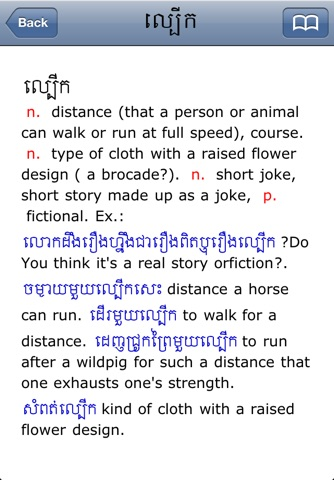
#> input picture data/images/Khmer+English_text.png, 334 x 480 px; its folder holds only this picture in this run
$ python khmer_handwriting_benchmark.py --image ../../data/images/Khmer+English_text.png
#> lines starting #> are read from the running program, lines starting #| are printed output that depends on the picture; after the words box and inside, x2 and y2 are one past the last pixel; in counts of white or black regions, pixels touching at a corner belong together
### src/document_processing/ocr/preprocess.py
# src/document_processing/ocr/preprocess.py
import time
from pathlib import Path
from typing import Dict, Optional, Tuple

import cv2
import numpy as np

from common.logger import document_logger
#> in generate_variants, src is the input picture: shape (480, 334, 3); mean B, G, R 231.9, 227, 225.5


def _safe_write(debug_dir: Optional[str], name: str, img):
    if debug_dir:
        Path(debug_dir).mkdir(parents=True, exist_ok=True)
        cv2.imwrite(str(Path(debug_dir) / name), img)


# [110 lines left out: functions _log_step_time, _timed_step, preprocess_pipeline, preprocess_for_paddle, not called in this run]


# -----------------------------
# Tesseract preprocessing (STRONG)
# -----------------------------
def _compute_skew_angle_from_binary(binary_inv: np.ndarray) -> float:
    """
    binary_inv: text=255, bg=0
    returns small angle in degrees
    """
    pts = cv2.findNonZero(binary_inv)
    if pts is None:
        return 0.0

    rect = cv2.minAreaRect(pts)
    angle = rect[-1]  # [-90, 0)
    if angle < -45:
        angle = 90 + angle
    return angle


def _rotate_gray(gray: np.ndarray, angle: float) -> np.ndarray:
    if abs(angle) < 0.05:
        return gray
    h, w = gray.shape[:2]
    M = cv2.getRotationMatrix2D((w // 2, h // 2), angle, 1.0)
    return cv2.warpAffine(
        gray, M, (w, h),
        flags=cv2.INTER_CUBIC,
        borderMode=cv2.BORDER_CONSTANT,
        borderValue=255
    )


def preprocess_for_tesseract(image_path: str, debug_dir: Optional[str] = None) -> np.ndarray:
    """
    Strong preprocessing for Tesseract:
    grayscale -> CLAHE -> resize -> denoise -> Otsu -> deskew -> Otsu
    Returns: binary (single channel)
    """
#> called with image_path = '../../data/images/Khmer+English_text.png', debug_dir = 'debug/khmer_eval/Khmer+English_text'
    img = cv2.imread(image_path, cv2.IMREAD_COLOR)
    if img is None:
        raise ValueError(f"❌ Could not read image: {image_path}")

    gray = cv2.cvtColor(img, cv2.COLOR_BGR2GRAY)
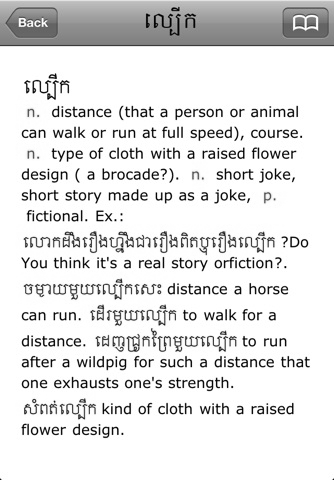
#> gray: shape (480, 334); min 0, max 255, mean 227.1

    clahe = cv2.createCLAHE(clipLimit=2.0, tileGridSize=(8, 8))
    gray2 = clahe.apply(gray)

    h, w = gray2.shape
    if min(h, w) < 600:
        gray2 = cv2.resize(gray2, None, fx=2.0, fy=2.0,
                           interpolation=cv2.INTER_CUBIC)
#> gray2: shape (960, 668)

    gray2 = cv2.fastNlMeansDenoising(gray2, h=10)

    _, binary = cv2.threshold(
        gray2, 0, 255, cv2.THRESH_BINARY + cv2.THRESH_OTSU)
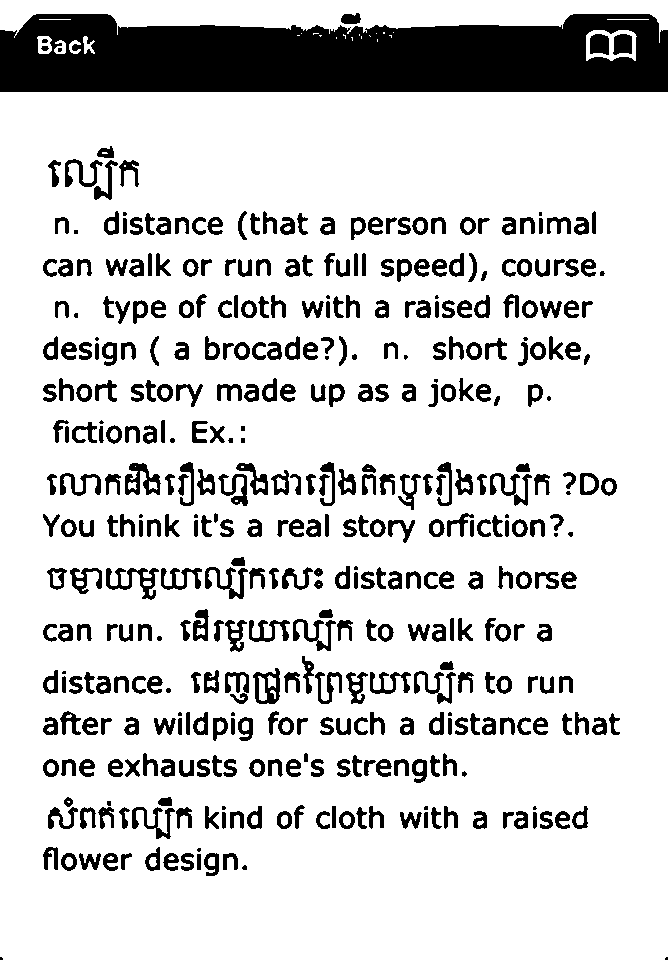
#> binary: shape (960, 668); 83.1% white; 433 black regions (31 under 20 px), largest, box (x1, y1, x2, y2) and area: (0, 14, 668, 92) 43667, (106, 568, 159, 600) 628, (125, 463, 161, 495) 591

    # invert for text-based angle detection
    binary_inv = 255 - binary
    angle = _compute_skew_angle_from_binary(binary_inv)
#> in _compute_skew_angle_from_binary, `pts = cv2.findNonZero(binary_inv)`: pts = contour of 108328 points, box (x1, y1, x2, y2) (0, 13, 668, 960), area 238163
#> in _compute_skew_angle_from_binary, `rect = cv2.minAreaRect(pts)`: rect = ((333.5, 486), (946, 667), -90)
#> in _compute_skew_angle_from_binary, `angle = rect[-1]`: angle = -90
#> in _compute_skew_angle_from_binary, `angle = 90 + angle`: angle = 0
#> angle = 0

    # guardrail against crazy rotations
    if abs(angle) > 15:
        angle = 0.0

    rotated_gray = _rotate_gray(gray2, angle)
    _, final_bin = cv2.threshold(
        rotated_gray, 0, 255, cv2.THRESH_BINARY + cv2.THRESH_OTSU)

    _safe_write(debug_dir, "tess_01_gray.png", gray)
    _safe_write(debug_dir, "tess_02_gray_clahe.png", gray2)
    _safe_write(debug_dir, "tess_03_binary.png", binary)
    _safe_write(debug_dir, "tess_04_binary_inv.png", binary_inv)
    _safe_write(debug_dir, "tess_05_rotated_gray.png", rotated_gray)
    _safe_write(debug_dir, "tess_06_final_bin.png", final_bin)

    return final_bin


# Backward compatible wrapper (optional)
# [10 lines left out: function preprocess_image, not called in this run]

### src/common/logger.py
import logging
import sys
from pathlib import Path


def setup_logger(name: str, log_file: str = None, level=logging.INFO):
    """
    Create a logger with console and optional file output
    """
    logger = logging.getLogger(name)
    logger.setLevel(level)

    # Prevent duplicate handlers
    if logger.handlers:
        return logger

    # Console handler
    console_handler = logging.StreamHandler(sys.stdout)
    console_handler.setLevel(level)
    console_format = logging.Formatter(
        '%(asctime)s - %(name)s - %(levelname)s - %(message)s',
        datefmt='%Y-%m-%d %H:%M:%S'
    )
    console_handler.setFormatter(console_format)
    logger.addHandler(console_handler)

    # File handler (optional)
    if log_file:
        log_path = Path(log_file)
        log_path.parent.mkdir(parents=True, exist_ok=True)
        file_handler = logging.FileHandler(log_file)
        file_handler.setLevel(level)
        file_handler.setFormatter(console_format)
        logger.addHandler(file_handler)

    return logger


# Create a default logger for document processing
document_logger = setup_logger('document_processing', level=logging.DEBUG)

### src/evaluation/khmer_handwriting_benchmark.py
from text_processing.ocr_cleanup import clean_ocr_text
from document_processing.ocr.preprocess import preprocess_for_tesseract
from common.logger import document_logger
import pytesseract
import cv2
import argparse
import csv
import os
import shutil
import sys
from collections import defaultdict
from datetime import datetime
from pathlib import Path
from statistics import mean
from typing import Dict, List, Optional, Tuple

ROOT_DIR = Path(__file__).resolve().parents[2]
SRC_DIR = ROOT_DIR / "src"
if str(SRC_DIR) not in sys.path:
    sys.path.insert(0, str(SRC_DIR))


def _ensure_tesseract_path() -> None:
    if shutil.which("tesseract") is None:
        win_path = r"C:\Program Files\Tesseract-OCR\tesseract.exe"
        if os.path.exists(win_path):
            pytesseract.pytesseract.tesseract_cmd = win_path

    tessdata_dir = r"C:\Program Files\Tesseract-OCR\tessdata"
    if os.path.exists(tessdata_dir):
        os.environ.setdefault("TESSDATA_PREFIX", tessdata_dir)


# [30 lines left out: functions _levenshtein, compute_cer, compute_wer, not called in this run]


def run_tesseract(image, lang: str, psm: int) -> Tuple[str, float]:
    config = f"--oem 1 --psm {psm} -c preserve_interword_spaces=1"
    data = pytesseract.image_to_data(
        image,
        output_type=pytesseract.Output.DICT,
        config=config,
        lang=lang,
    )

    words = [w for w in data.get("text", []) if w and w.strip()]
    raw_text = " ".join(words)

    conf_values: List[float] = []
    for c in data.get("conf", []):
        try:
            c = float(c)
            if c >= 0:
                conf_values.append(c)
        except Exception:
            pass

    avg_conf = float(sum(conf_values) / len(conf_values)
                     ) if conf_values else 0.0
    return clean_ocr_text(raw_text), avg_conf


def khmer_ink_variant(image_path: str):
#> called with image_path = '../../data/images/Khmer+English_text.png'
    img = cv2.imread(image_path, cv2.IMREAD_COLOR)
    if img is None:
        return None

    h, w = img.shape[:2]
    if min(h, w) < 900:
        img = cv2.resize(img, None, fx=2.0, fy=2.0,
                         interpolation=cv2.INTER_CUBIC)

    b, g, r = cv2.split(img)
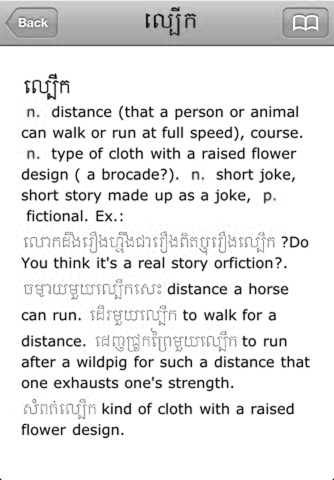
#> b: shape (960, 668) (shown at 1/2 size); min 0, max 255, mean 231.3
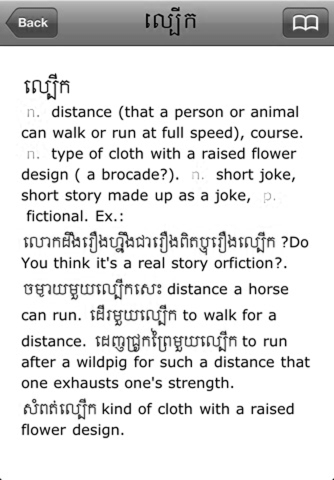
#> r: shape (960, 668) (shown at 1/2 size); min 0, max 255, mean 224.9
    rg = cv2.max(r, g)
    ink = cv2.subtract(b, rg)
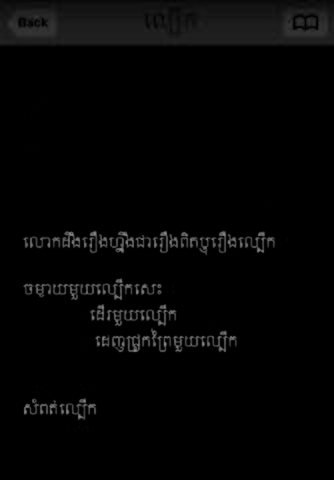
#> ink: shape (960, 668) (shown at 1/2 size); min 0, max 150, mean 4.8

    _, mask = cv2.threshold(ink, 18, 255, cv2.THRESH_BINARY)
#> mask: shape (960, 668); 10.9% white; 80 white regions (29 under 20 px), largest, box (x1, y1, x2, y2) and area: (0, 7, 668, 90) 45676, (105, 567, 203, 601) 1478, (213, 619, 291, 653) 1189

    line_w = max(30, mask.shape[1] // 18)
    h_kernel = cv2.getStructuringElement(cv2.MORPH_RECT, (line_w, 1))
    h_lines = cv2.morphologyEx(mask, cv2.MORPH_OPEN, h_kernel)
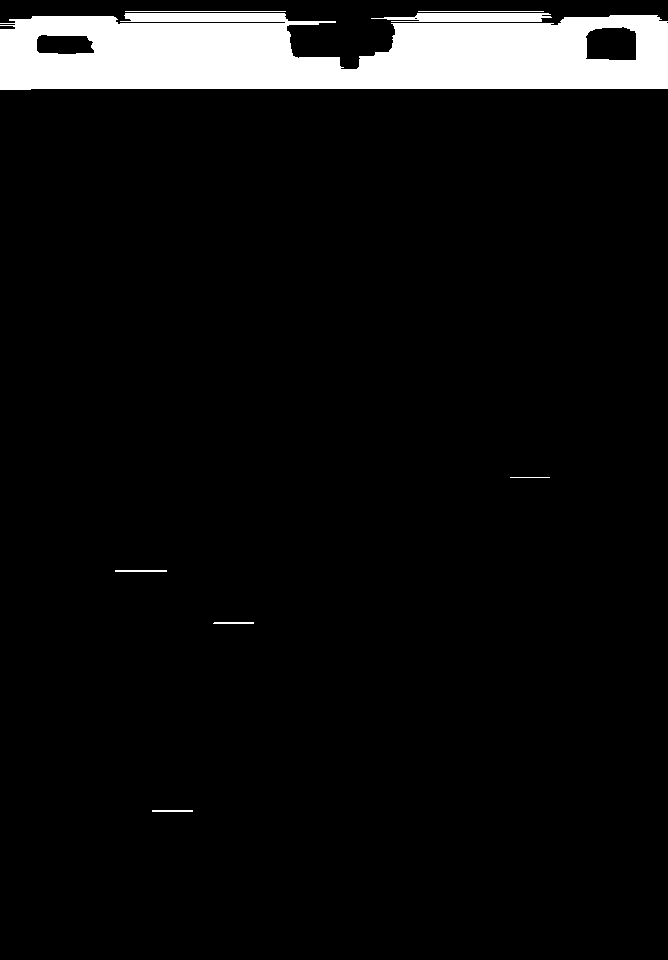
#> h_lines: shape (960, 668); 6.7% white; 8 white regions, largest, box (x1, y1, x2, y2) and area: (0, 13, 668, 90) 41002, (371, 13, 552, 22) 1293, (125, 11, 286, 12) 161
    mask = cv2.subtract(mask, h_lines)
#> mask: shape (960, 668); 4.2% white; 288 white regions (197 under 20 px), largest, box (x1, y1, x2, y2) and area: (292, 608, 353, 652) 1092, (205, 556, 266, 600) 1089, (413, 660, 474, 705) 1051

    mask = cv2.morphologyEx(mask, cv2.MORPH_CLOSE,
                            cv2.getStructuringElement(cv2.MORPH_RECT, (2, 2)))
#> mask: shape (960, 668); 4.2% white; 241 white regions (165 under 20 px), largest, box (x1, y1, x2, y2) and area: (106, 568, 204, 602) 1294, (293, 609, 354, 653) 1108, (206, 557, 267, 601) 1101
    mask = cv2.medianBlur(mask, 3)
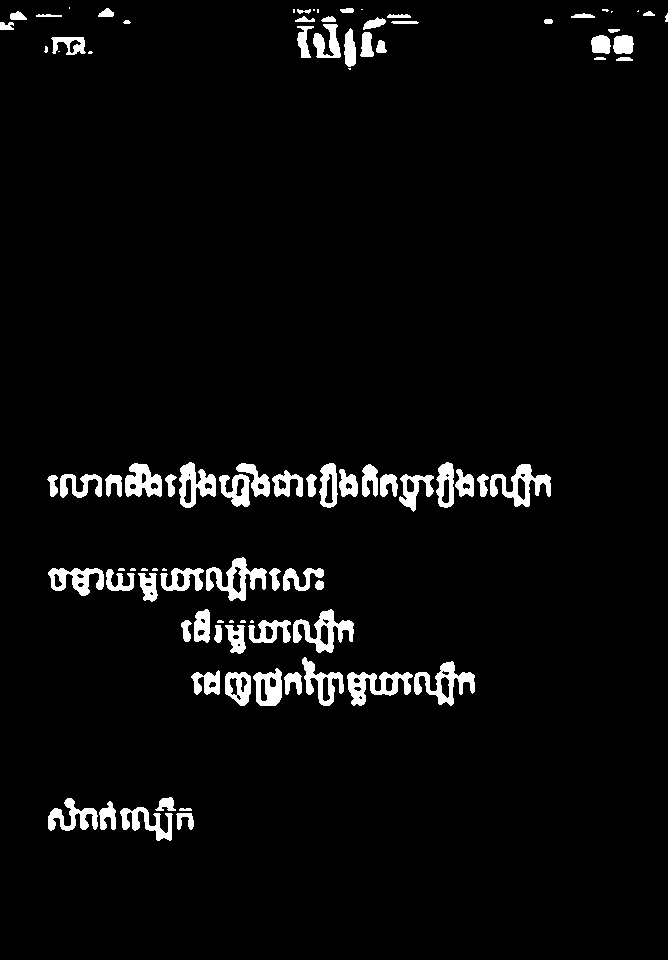
#> mask: shape (960, 668); 4.2% white; 94 white regions (20 under 20 px), largest, box (x1, y1, x2, y2) and area: (293, 609, 354, 653) 1114, (206, 557, 267, 601) 1107, (490, 464, 551, 507) 1093

    return 255 - mask


def generate_variants(image_path: str, debug_dir: Optional[Path]) -> Dict[str, object]:
    src = cv2.imread(image_path, cv2.IMREAD_COLOR)
    if src is None:
        raise ValueError(f"Cannot read image: {image_path}")

    strong = preprocess_for_tesseract(
        image_path, debug_dir=str(debug_dir) if debug_dir else None)
    ink = khmer_ink_variant(image_path)

    variants: Dict[str, object] = {
        "raw_psm6": src,
        "strong_psm6": strong,
        "strong_psm11": strong,
        "strong_psm12": strong,
    }

    if ink is not None:
        variants["ink_psm6"] = ink
        variants["ink_psm11"] = ink
        variants["ink_psm12"] = ink

    if debug_dir:
        debug_dir.mkdir(parents=True, exist_ok=True)
        cv2.imwrite(str(debug_dir / "variant_raw.png"), src)
        cv2.imwrite(str(debug_dir / "variant_strong.png"), strong)
        if ink is not None:
            cv2.imwrite(str(debug_dir / "variant_ink.png"), ink)

    return variants


def psm_for_variant(name: str) -> int:
    if name.endswith("psm11"):
        return 11
    if name.endswith("psm12"):
        return 12
    return 6


# [6 lines left out: function iter_images, not called in this run]


def load_ground_truth(labels_dir: Path, image_path: Path) -> Optional[str]:
    label_path = labels_dir / f"{image_path.stem}.txt"
    if not label_path.exists():
        return None
    return label_path.read_text(encoding="utf-8")


def main() -> None:
    parser = argparse.ArgumentParser(
        description="Benchmark Khmer handwriting OCR variants with CER/WER leaderboard"
    )
    parser.add_argument(
        "--image",
        default="",
        help="Optional single image path to evaluate (overrides --images-dir)",
    )
    parser.add_argument(
        "--images-dir",
        default=str(ROOT_DIR / "data" / "images_for_ocr_test"),
        help="Directory containing test images (.png/.jpg/.jpeg)",
    )
    parser.add_argument(
        "--ground-truth-file",
        default="",
        help="Optional ground-truth text file for --image mode",
    )
    parser.add_argument(
        "--labels-dir",
        default=str(ROOT_DIR / "data" / "images_for_ocr_test" / "labels"),
        help="Directory containing ground-truth .txt files with same basename as images",
    )
    parser.add_argument(
        "--lang",
        default="khm",
        help="Tesseract language mode (default: khm)",
    )
    parser.add_argument(
        "--report-txt",
        default=str(ROOT_DIR / "reports" / "daily-reports" /
                    "khmer_ocr_leaderboard.txt"),
        help="Leaderboard report path",
    )
    parser.add_argument(
        "--report-csv",
        default=str(ROOT_DIR / "reports" / "daily-reports" /
                    "khmer_ocr_samples.csv"),
        help="Per-sample metrics csv path",
    )
    parser.add_argument(
        "--debug-dir",
        default=str(ROOT_DIR / "debug" / "khmer_eval"),
        help="Directory to write debug variant images",
    )
    parser.add_argument(
        "--limit",
        type=int,
        default=0,
        help="Optional max image count (0 = all)",
    )

    args = parser.parse_args()
    _ensure_tesseract_path()

    images_dir = Path(args.images_dir)
    labels_dir = Path(args.labels_dir)
    debug_root = Path(args.debug_dir)

    if args.image:
        image_path = Path(args.image)
        if not image_path.exists():
            raise FileNotFoundError(f"Image not found: {image_path}")
        images = [image_path]
    else:
        if not images_dir.exists():
            raise FileNotFoundError(f"Images dir not found: {images_dir}")

        images = iter_images(images_dir)
        if args.limit > 0:
            images = images[: args.limit]

        if not images:
            raise FileNotFoundError(f"No images found in: {images_dir}")

    sample_rows: List[Dict[str, object]] = []
    grouped: Dict[str, Dict[str, List[float]]
                  ] = defaultdict(lambda: defaultdict(list))

    for image_path in images:
        if args.ground_truth_file and args.image:
            gt_path = Path(args.ground_truth_file)
            gt = gt_path.read_text(
                encoding="utf-8") if gt_path.exists() else None
        else:
            gt = load_ground_truth(labels_dir, image_path)
        debug_dir = debug_root / image_path.stem

        variants = generate_variants(str(image_path), debug_dir)
#> variants = 7 items
        for variant_name, variant_img in variants.items():
            psm = psm_for_variant(variant_name)
            text, conf = run_tesseract(variant_img, args.lang, psm)

            cer = compute_cer(gt, text) if gt is not None else None
            wer = compute_wer(gt, text) if gt is not None else None

            sample_rows.append(
                {
                    "image": image_path.name,
                    "variant": variant_name,
                    "confidence": round(conf, 4),
                    "cer": round(cer, 6) if cer is not None else "",
                    "wer": round(wer, 6) if wer is not None else "",
                    "text_preview": text[:120].replace("\n", " "),
                }
            )

            grouped[variant_name]["confidence"].append(conf)
            if cer is not None:
                grouped[variant_name]["cer"].append(cer)
            if wer is not None:
                grouped[variant_name]["wer"].append(wer)
#> this loop made 1 pass
#> (variant_name, psm) on pass 1: ('raw_psm6', 6)
#> after the loop, sample_rows = []

    leaderboard = []
    for variant, vals in grouped.items():
        avg_conf = mean(vals["confidence"]) if vals["confidence"] else 0.0
        avg_cer = mean(vals["cer"]) if vals.get("cer") else None
        avg_wer = mean(vals["wer"]) if vals.get("wer") else None
        leaderboard.append(
            {
                "variant": variant,
                "avg_conf": avg_conf,
                "avg_cer": avg_cer,
                "avg_wer": avg_wer,
                "samples": len(vals["confidence"]),
            }
        )

    # [4 lines left out: function rank_key, not called in this run]

    leaderboard.sort(key=rank_key)

    report_txt = Path(args.report_txt)
    report_txt.parent.mkdir(parents=True, exist_ok=True)
    report_csv = Path(args.report_csv)
    report_csv.parent.mkdir(parents=True, exist_ok=True)

    with report_csv.open("w", newline="", encoding="utf-8") as f:
        writer = csv.DictWriter(
            f,
            fieldnames=["image", "variant", "confidence",
                        "cer", "wer", "text_preview"],
        )
        writer.writeheader()
        writer.writerows(sample_rows)

    lines = [
        "Khmer Handwriting OCR Benchmark",
        f"Date: {datetime.now().strftime('%Y-%m-%d %H:%M:%S')}",
        f"Images dir: {images_dir}",
        f"Labels dir: {labels_dir}",
        f"Lang: {args.lang}",
        f"Samples: {len(images)}",
        "",
        "Leaderboard (lower CER/WER is better):",
    ]

    for i, row in enumerate(leaderboard, start=1):
        cer_s = f"{row['avg_cer']:.4f}" if row["avg_cer"] is not None else "N/A"
        wer_s = f"{row['avg_wer']:.4f}" if row["avg_wer"] is not None else "N/A"
        lines.append(
            f"{i}. {row['variant']}: CER={cer_s}, WER={wer_s}, "
            f"Conf={row['avg_conf']:.2f}, Samples={row['samples']}"
        )

    lines.extend(
        [
            "",
            f"Per-sample CSV: {report_csv}",
            f"Debug variants: {debug_root}",
        ]
    )

    report_txt.write_text("\n".join(lines), encoding="utf-8")

    document_logger.info("Khmer OCR benchmark completed")
    document_logger.info(f"Leaderboard report: {report_txt}")
    document_logger.info(f"Per-sample CSV: {report_csv}")


if __name__ == "__main__":
    main()
#> (the call stopped at in run_tesseract, `data = pytesseract.image_to_data( image, output_type=pytesseract.Outpu..`: pytesseract is not available in this run)
